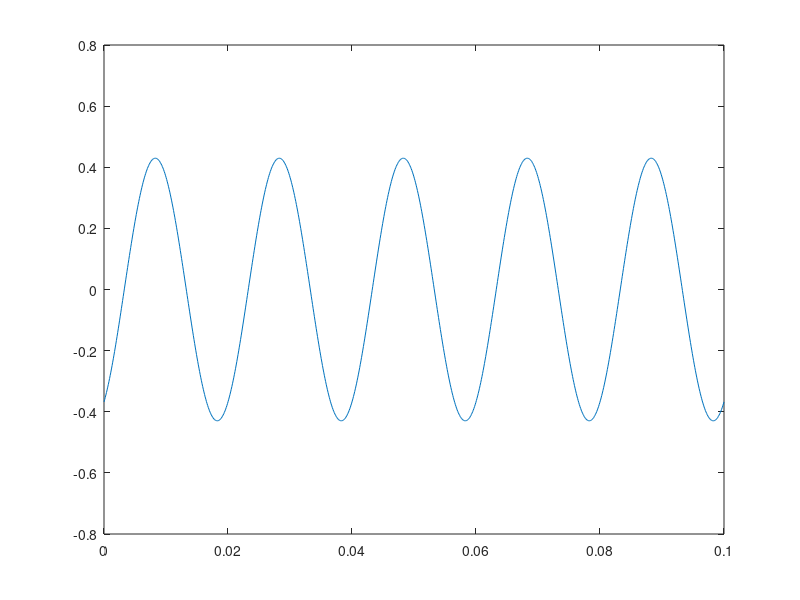

Write MATLAB code to recreate this figure.
function ex1_a()
  % Matricea coeficientilor
  A = [0 0 1 -1 0 0 0 0 0;
     1 -1 0 0 0 0 0 0 0;
     -1 0 0 0 0 1 0 0 0;
     0 1 1 0 -1 -1 1 0 0;
     0 0 0.5 0 1 0 0 0 0;
     0 1 -0.5 0 0 0 0 0 -1;
     0 1 0 0 0 1.5+15i 0 0 0;
     0 0 0 0 1 0 -100i 0 0;
     0 0 0 0 1 -1.5-15i 0 1 0];
  
  rad2 = sqrt(2);
  col = [-rad2/2 + (rad2/2)*i; -rad2/2 + (rad2/2)*i; i; 0; 3*(rad2/2 + (rad2/2)*i); 0; 5; 0; 0];
  sol = A\col;
  disp(sol);
  
  I_G = [sol(4); sol(1); 1*i; rad2/2 - rad2/2*i];
  U_G = [3*(rad2/2 + (rad2/2)*i); 5; sol(8); sol(9)];
  S_G = I_G' * U_G

  I_r = [sol(2); sol(3); sol(5); sol(6); sol(7)];
  Z_r = [1; 0.5; 1; 1.5+15i; -100i];
  Z_r = diag(Z_r);
  S_rep = I_r' * Z_r * I_r

  %verificam bilantul de putere
  if abs(S_G) - abs(S_rep) < 0.001
    disp("Bilantul este verificat!");
  endif

  ang = angle(sol(6));
  r = abs(sol(6));
  t = linspace(0,0.1,1000);
  y = r * sqrt(2) * sin(100*pi*t + ang);
  plot(t, y);
endfunction
